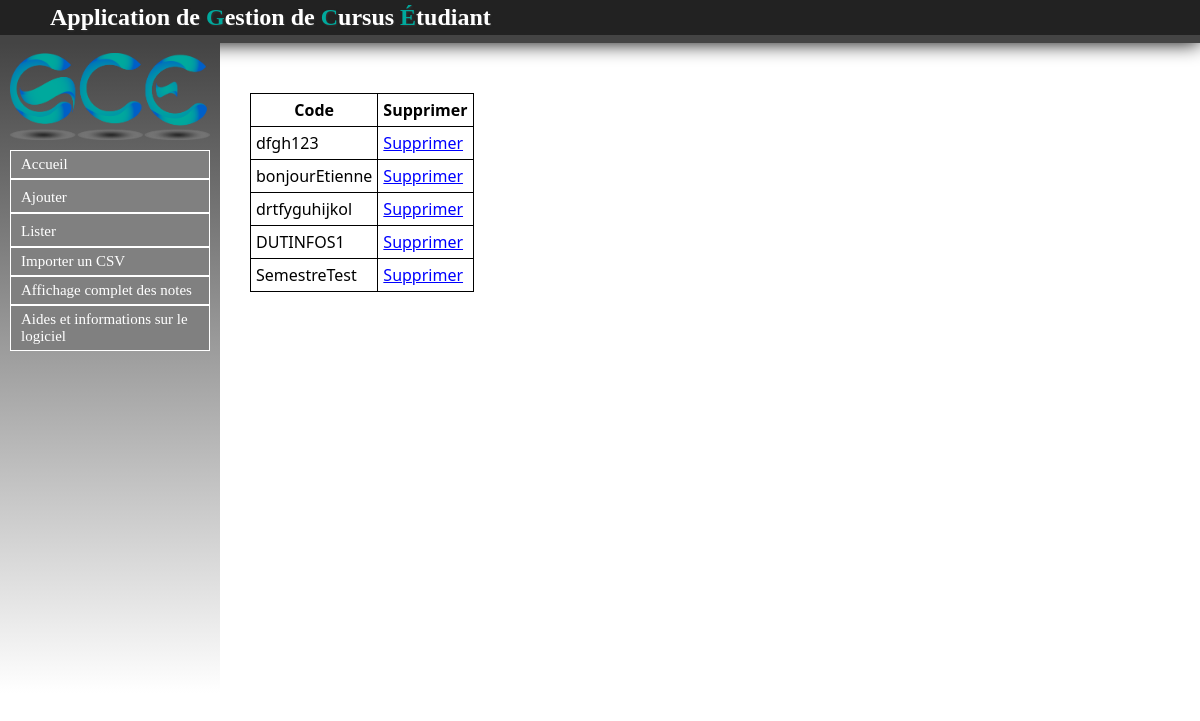
The app's page /Semestre/listerSemestre with its own data.
### Semestre/models.py (models this page shows, shortened)
class Semestre(models.Model):
	code = models.CharField(max_length=30,null=False)
	intitule = models.CharField(max_length=30, null=False)
	diplome = models.ForeignKey(Diplome, null=True)

### Semestre/views.py (the view)
def listerSemestre(request):
	semestre = Semestre.objects.all()
	return render(request, 'contenu_html/listerSemestre.html',{'semestre': semestre})

### Semestre/templates/contenu_html/listerSemestre.html (shortened to what this page needs)
{% extends "templates/base.html" %}
{% block content %}
{% if not semestre %}
	<p>Pas d'unité d'enseignement</p>
{% else %}
	<table style="border:1px solid black; border-collapse : collapse;">
	<tr>
		<th style="border:1px solid black;">Code</th>
		<th style="border:1px solid black;">Supprimer</th>
	</tr>
{% endif %}
{% for sem in semestre %}
	<tr>
		<td style="border:1px solid black;">{{ sem.code }}</td>
		<td><a href="supprsem/{{ sem.id }}">Supprimer</a></td>
	</tr>
{% endfor %}
</table>
{% endblock %}

### static/css/stylesheet.css (style rules this page uses)
a { color:#222222; text-decoration: none; }
table a { color: blue; text-decoration: underline; }
html,body { height: 100%; }
body { font-family: "Segoe UI", Verdana, serif; font-size:12pt; margin:0; padding:0; }
table { border:1px solid black; border-collapse : collapse; }
table { margin-left: 50px; }
td, th { padding: 5px; border:1px solid black; }

### records on screen
Semestre: code "dfgh123"
Semestre: code "bonjourEtienne"
Semestre: code "drtfyguhijkol"
Semestre: code "DUTINFOS1"
Semestre: code "SemestreTest"
